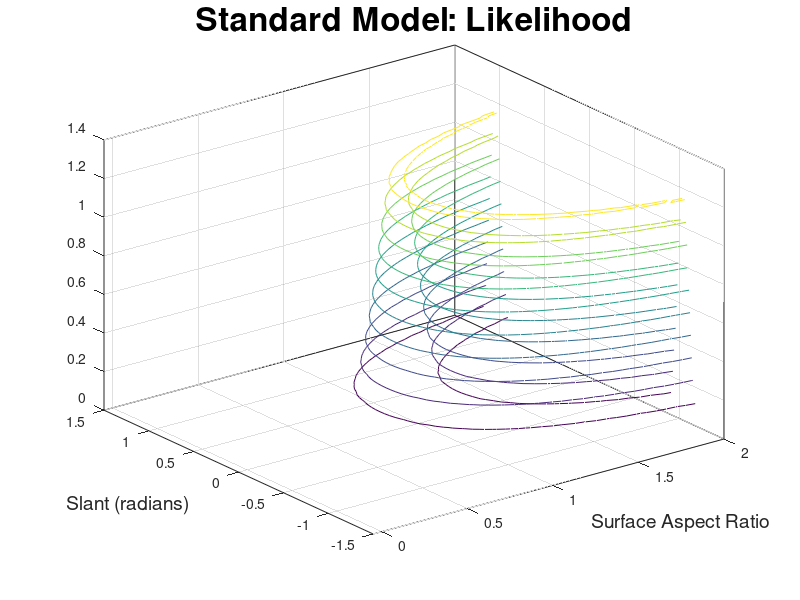

Recreate this plot in MATLAB.
sigma = 0.1;
x=-.05:.05:2;
y=-1.5:.05:1.5;
i=1
[X,Y] = meshgrid(x,y); 
F = (1/sqrt((2*pi)*sigma))*exp(-(i-((X).*cos(Y))).^2 / (2*sigma^2));
%surf(X,Y,F)
contour3(X,Y,F)


title('Standard Model: Likelihood','fontsize',24)

xlabel('Surface Aspect Ratio', 'fontsize',14)
ylabel('Slant (radians)','fontsize', 14)